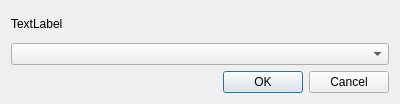
<?xml version="1.0" encoding="UTF-8"?>
<ui version="4.0">
 <class>AzDialGeneral</class>
 <widget class="QDialog" name="AzDialGeneral">
  <property name="geometry">
   <rect>
    <x>0</x>
    <y>0</y>
    <width>400</width>
    <height>104</height>
   </rect>
  </property>
  <property name="sizePolicy">
   <sizepolicy hsizetype="Preferred" vsizetype="Preferred">
    <horstretch>0</horstretch>
    <verstretch>0</verstretch>
   </sizepolicy>
  </property>
  <property name="windowTitle">
   <string>Dialog</string>
  </property>
  <layout class="QVBoxLayout" name="verticalLayout_2">
   <item>
    <layout class="QVBoxLayout" name="verticalLayout">
     <item>
      <widget class="QLabel" name="label">
       <property name="sizePolicy">
        <sizepolicy hsizetype="Preferred" vsizetype="Minimum">
         <horstretch>0</horstretch>
         <verstretch>0</verstretch>
        </sizepolicy>
       </property>
       <property name="text">
        <string>TextLabel</string>
       </property>
      </widget>
     </item>
     <item>
      <widget class="QComboBox" name="comboBoxOne"/>
     </item>
    </layout>
   </item>
   <item>
    <widget class="QDialogButtonBox" name="buttonBox">
     <property name="orientation">
      <enum>Qt::Horizontal</enum>
     </property>
     <property name="standardButtons">
      <set>QDialogButtonBox::Cancel|QDialogButtonBox::Ok</set>
     </property>
    </widget>
   </item>
  </layout>
 </widget>
 <resources/>
 <connections>
  <connection>
   <sender>buttonBox</sender>
   <signal>accepted()</signal>
   <receiver>AzDialGeneral</receiver>
   <slot>accept()</slot>
   <hints>
    <hint type="sourcelabel">
     <x>248</x>
     <y>254</y>
    </hint>
    <hint type="destinationlabel">
     <x>157</x>
     <y>274</y>
    </hint>
   </hints>
  </connection>
  <connection>
   <sender>buttonBox</sender>
   <signal>rejected()</signal>
   <receiver>AzDialGeneral</receiver>
   <slot>reject()</slot>
   <hints>
    <hint type="sourcelabel">
     <x>316</x>
     <y>260</y>
    </hint>
    <hint type="destinationlabel">
     <x>286</x>
     <y>274</y>
    </hint>
   </hints>
  </connection>
 </connections>
</ui>
